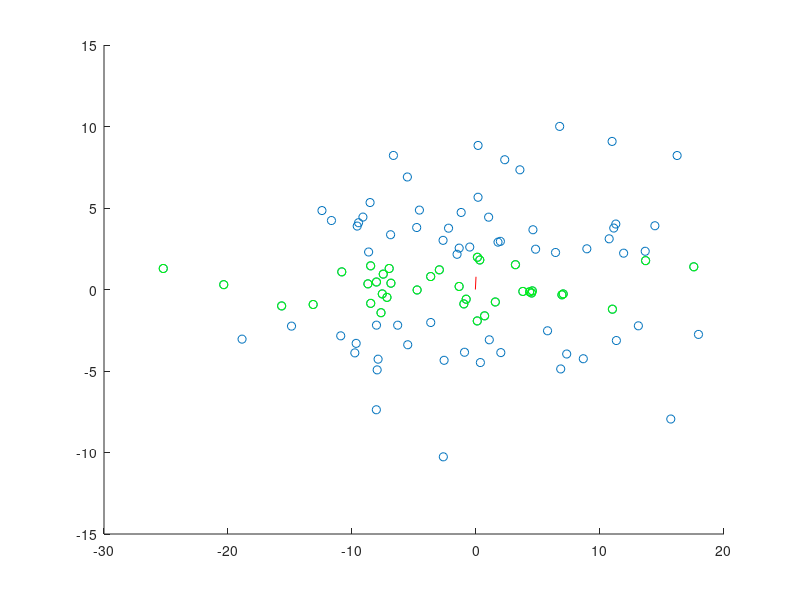

MATLAB code to generate this figure:
% random test script

x = 7*randn(100, 1) + 2*randn(100, 1);
y = 2*randn(100, 1) + 4*randn(100, 1);

p = polyfit(x, y, 1);
p1 = [0 p(2)];
p2 = [-1*p(1)/p(2) 0];
a = p1 - p2;

figure
scatter(x, y);
hold on
plot([p1(1),p2(1)], [p1(2),p2(2)], 'r');
%hold off

remIndex = [];
for i = 1:length(x)
    b = [x(i) y(i)] - p2;
    d = abs(y(i) - p1(1)*x(i) - p2(2)) / sqrt(p1(1) * p1(1) + 1);
    if d > 2
        remIndex = [remIndex i];
    end
end

x(remIndex) = [];
y(remIndex) = [];

%figure
scatter(x, y, 'g');
hold off
%plot([p1(1),p2(1)], [p1(2),p2(2)], 'g');
%hold off